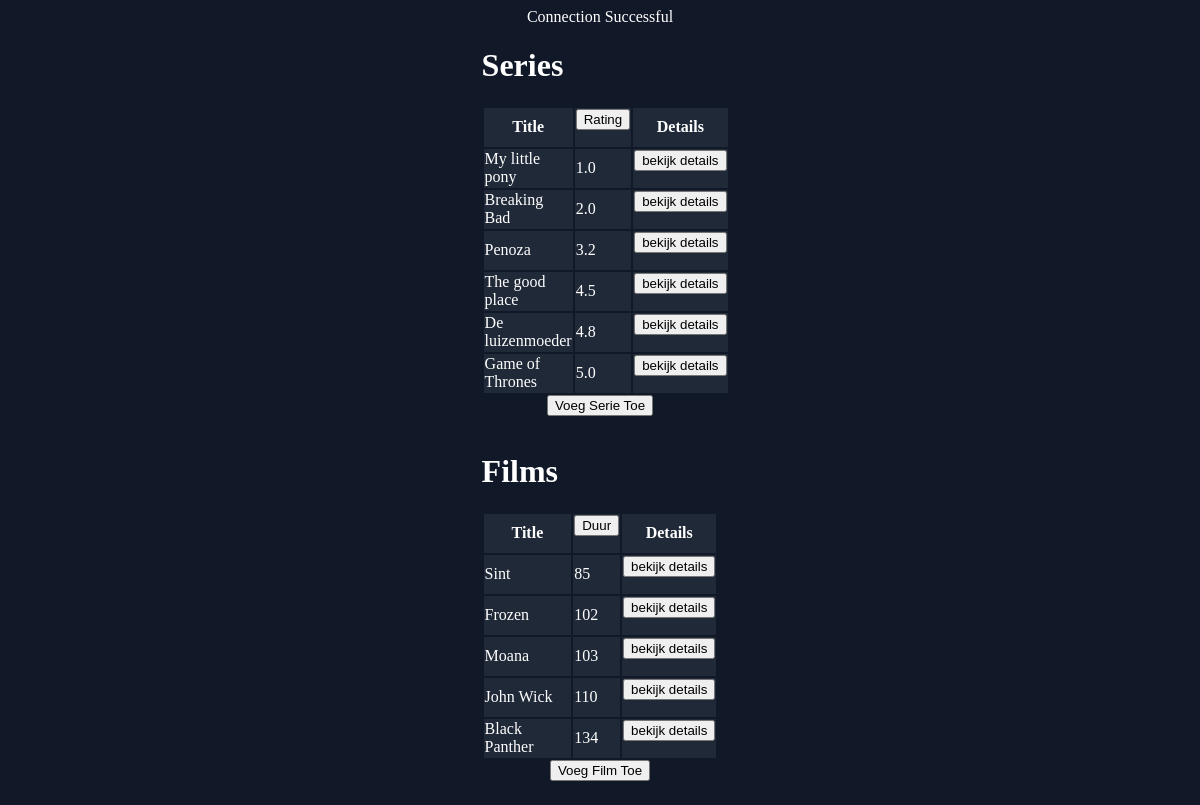
The page / on the database its author committed.
### tables this page shows
CREATE TABLE `media` (
    id MEDIUMINT NOT NULL AUTO_INCREMENT PRIMARY KEY,
    media_type ENUM('film', 'serie'),
    title VARCHAR(100) NOT NULL,
    rating DECIMAL(2,1) NULL,
    summary TEXT NOT NULL,
    has_won_awards INT NOT NULL DEFAULT 0,
    length_in_minutes INTEGER NULL,
    released_at DATE NULL,
    seasons INT NOT NULL DEFAULT 1,
    country VARCHAR(2) NULL,
    youtube_trailer_id VARCHAR(20) NULL
);

### index.php (the view, shortened to what this page needs)
<?php
$user = 'bit_academy';
$pass = 'bit_academy';
$dsn = "mysql:host=localhost;dbname=netland;";
try {
    $pdo = new PDO($dsn, $user, $pass);
    $pdo->setAttribute(PDO::ATTR_ERRMODE, PDO::ERRMODE_EXCEPTION);
} catch (PDOException $e) {
    echo "Connection Failed";
}
if (isset($_COOKIE['ratingCounter'])) {
    if (($_COOKIE['ratingCounter'] % 2) === 1) {
        $series = $pdo->prepare("SELECT * FROM media WHERE media_type = 'serie' ORDER BY rating DESC");
        $series->execute();
        $series->setFetchMode(PDO::FETCH_ASSOC);
    } else {
        $series = $pdo->prepare("SELECT * FROM media WHERE media_type = 'serie' ORDER BY rating ASC");
        $series->execute();
        $series->setFetchMode(PDO::FETCH_ASSOC);
    }
}
if (isset($_COOKIE['duurCounter'])) {
    if (($_COOKIE['duurCounter'] % 2) === 1) {
        $movies = $pdo->prepare("SELECT * FROM media WHERE media_type = 'film' ORDER BY length_in_minutes DESC");
        $movies->execute();
        $movies->setFetchMode(PDO::FETCH_ASSOC);
    } else {
        $movies = $pdo->prepare("SELECT * FROM media WHERE media_type = 'film' ORDER BY length_in_minutes ASC");
        $movies->execute();
        $movies->setFetchMode(PDO::FETCH_ASSOC);
    }
}
?>
<!DOCTYPE html>
<html lang="en">
<head>
    <link rel="stylesheet" href="style.css">
</head>
<body>
    <div class="t1">
        <h1>Series</h1>
        <table>
            <tr>
                <th>Title</th>
                <th>
                    <form action="index.php" method="POST">
                        <input type="submit" name='sortRating' value="Rating">
                    </form>
                </th>
                <th>Details</th>
            </tr>
            <?php foreach ($series as $serie) : ?>
                <tr>
                    <td><?= $serie['title'] ?></td>
                    <td><?= $serie['rating'] ?></td>
                    <td>
                        <form action="detail.php" method="POST">
                            <input type="submit" value="bekijk details">
                        </form>
                    </td>
                </tr>
            <?php endforeach; ?>
        </table>
    </div>
    <div class="new">
        <form action="insert.php" method="POST">
            <input type="submit" value="Voeg Serie Toe">
        </form>
    </div>
    <div class="t2">
        <h1>Films</h1>
        <table>
            <tr>
                <th>Title</th>
                <th>
                    <form action="index.php" method="POST">
                        <input type="submit" name='sortDuur' value="Duur">
                    </form>
                </th>
                <th>Details</th>
            </tr>
            <?php foreach ($movies as $movie) : ?>
                <tr>
                    <td><?= $movie['title'] ?></td>
                    <td><?= $movie['length_in_minutes'] ?></td>
                    <td>
                        <form action="detail.php" method="POST">
                            <input type="submit" value="bekijk details">
                        </form>
                    </td>
                </tr>
            <?php endforeach; ?>
        </table>
    </div>
    <div class="new">
        <form action="insert.php" method="POST">
            <input type="submit" value="Voeg Film Toe">
        </form>
    </div>
</body>
</html>

### style.css (style rules this page uses)
body { background-color: #111828; color: white; display: flex; flex-direction: column; align-items: center; }
th, td { background-color: #202938; }
.t1, .t2 { width: 20%; }
table { width: 100%; }

### rows shown on the page
media: title "My little pony", rating "1.0"
media: title "Breaking Bad", rating "2.0"
media: title "Penoza", rating "3.2"
media: title "The good place", rating "4.5"
media: title "De luizenmoeder", rating "4.8"
media: title "Game of Thrones", rating "5.0"
media: title "Sint", length_in_minutes "85"
media: title "Frozen", length_in_minutes "102"
media: title "Moana", length_in_minutes "103"
media: title "John Wick", length_in_minutes "110"
media: title "Black Panther", length_in_minutes "134"
